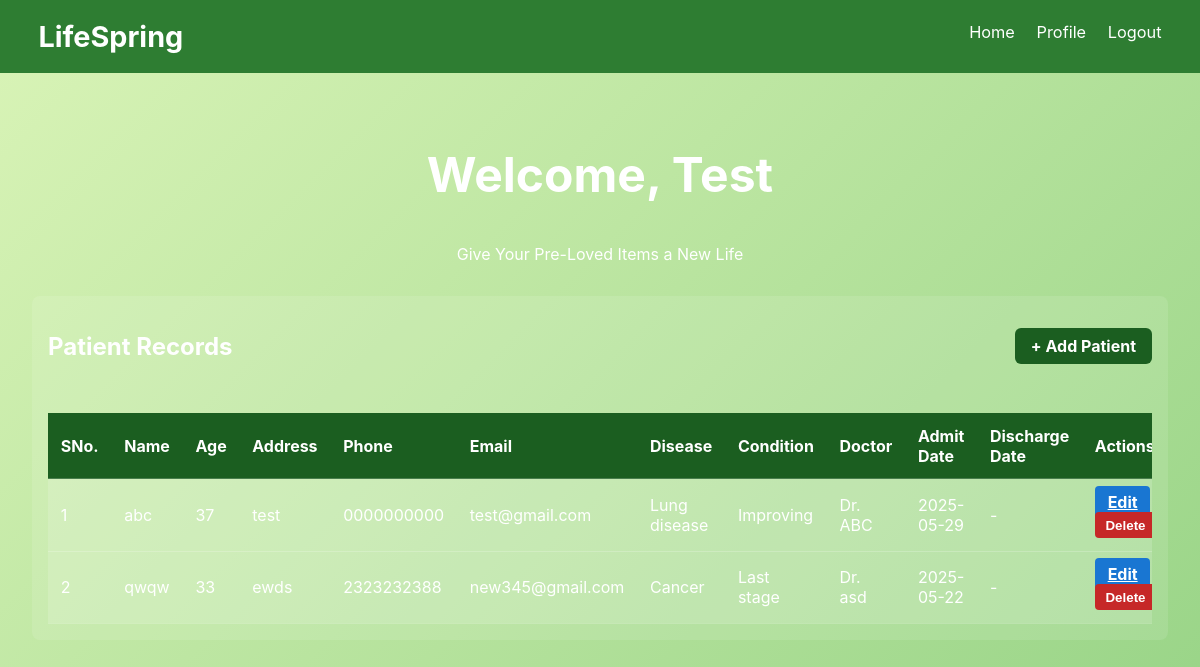
The app's page /dashboard (signed in) with its own data.
### tables this page shows
CREATE TABLE patient (
            id INTEGER PRIMARY KEY AUTOINCREMENT,
            name TEXT NOT NULL,
            age INTEGER NOT NULL,
            address TEXT,
            phone TEXT,
            email TEXT,
            disease TEXT,
            current_condition TEXT,
            doctor TEXT,
            admit_date TEXT,
            discharge_date TEXT
        );

### app.py (the view)
@app.route('/dashboard')
def dashboard():
    if 'user_id' not in session:
        return redirect(url_for('login'))
    patient_data = get_patient_data()
    return render_template('dashboard.html', patient_data=patient_data, username=session.get('username'))

### db_helpers.py (called while the page is built)
def get_db_connection():
    conn = sqlite3.connect(DB_PATH)
    conn.row_factory = sqlite3.Row
    return conn

def get_patient_data():
    conn = get_db_connection()
    patients = conn.execute('SELECT * FROM patient').fetchall()
    conn.close()
    return patients

### templates/dashboard.html (shortened to what this page needs)
<!DOCTYPE html>
<html lang="en">
<head>
    <link rel="stylesheet" href="{{ url_for('static', filename='style.css') }}">
</head>
<body>
    <header class="header">
        <div class="logo">LifeSpring</div>
        <nav class="nav">
            <a href="{{ url_for('dashboard') }}">Home</a>
            <a href="{{ url_for('profile') }}">Profile</a>
            <a href="{{ url_for('logout') }}">Logout</a>
        </nav>
    </header>
    <main class="main">
        <section class="hero">
            <h1 class="welcome_header">Welcome, {{ username }}</h1>
            <p>Give Your Pre-Loved Items a New Life</p>
        </section>
        <section class="data-section">
            <div class="section-header">
                <h2>Patient Records</h2>
                <a href="{{ url_for('add_patient') }}" class="add-btn">+ Add Patient</a>
            </div>
            <div class="table-container">
                <table>
                    <thead>
                        <tr>
                            <th>SNo.</th>
                            <th>Name</th>
                            <th>Age</th>
                            <th>Address</th>
                            <th>Phone</th>
                            <th>Email</th>
                            <th>Disease</th>
                            <th>Condition</th>
                            <th>Doctor</th>
                            <th>Admit Date</th>
                            <th>Discharge Date</th>
                            <th>Actions</th>
                        </tr>
                    </thead>
                    <tbody>
                        {% for patient in patient_data %}
                        <tr>
                            <td>{{ loop.index }}</td>
                            <td>{{ patient.name }}</td>
                            <td>{{ patient.age }}</td>
                            <td>{{ patient.address }}</td>
                            <td>{{ patient.phone }}</td>
                            <td>{{ patient.email }}</td>
                            <td>{{ patient.disease }}</td>
                            <td>{{ patient.current_condition }}</td>
                            <td>{{ patient.doctor }}</td>
                            <td>{{ patient.admit_date }}</td>
                            <td>{{ patient.discharge_date  if patient.discharge_date else '-' }}</td>
                            <td>
                                <a href="{{ url_for('edit_patient', patient_id=patient.id) }}" class="action-btn edit">Edit</a>
                                <button type="button" class="action-btn delete" onclick="confirmDelete('{{ patient.id }}')">Delete</button>
                            </td>
                        </tr>
                        {% endfor %}
                    </tbody>
                </table>
            </div>
        </section>
    </main>
</body>
</html>

### static/style.css (style rules this page uses)
body { margin: 0; font-family: 'Inter', sans-serif; background: linear-gradient(135deg, rgba(208, 241, 165, 0.8), rgba(124, 200, 103, 0.8)); height: 100vh; color: white; height: 100vh; max-height: 100%; }
.header { display: flex; justify-content: space-between; padding: 1em 2em; background-color: #2e7d32; font-size: 1.2em; }
.nav a { margin-left: 1em; color: white; text-decoration: none; font-size: 0.85em; }
.logo { font-weight: bold; font-size: 1.5em; }
.main { padding: 2em; }
.welcome_header { font-size: 3rem; }
.hero { text-align: center; margin-bottom: 2em; }
.data-section { background: rgba(255, 255, 255, 0.1); padding: 1em; border-radius: 8px; }
.table-container { overflow-x: auto; }
table { width: 100%; border-collapse: collapse; margin-top: 1em; }
th, td { padding: 0.8em; background: rgba(255, 255, 255, 0.15); border-bottom: 1px solid rgba(255, 255, 255, 0.2); color: #fff; text-align: left; }
th { background-color: #1b5e20; }
.section-header { display: flex; justify-content: space-between; align-items: center; margin-bottom: 1em; }
.add-btn { background-color: #1b5e20; color: white; padding: 0.5em 1em; text-decoration: none; border-radius: 6px; font-weight: bold; }
.action-btn { padding: 0.4em 0.8em; margin-right: 0.4em; border: none; border-radius: 4px; cursor: pointer; font-weight: bold; }
.action-btn.edit { background-color: #1976d2; color: white; }
.action-btn.delete { background-color: #c62828; color: white; }

### records on screen
patient: address "Test", name "abc", age "37", address "test", phone "0000000000", email "test@gmail.com", disease "Lung disease", current_condition "Improving", doctor "Dr. ABC", admit_date "2025-05-29", discharge_date "-"
patient: name "qwqw", age "33", address "ewds", phone "2323232388", email "new345@gmail.com", disease "Cancer", current_condition "Last stage", doctor "Dr. asd", admit_date "2025-05-22", discharge_date "-"
